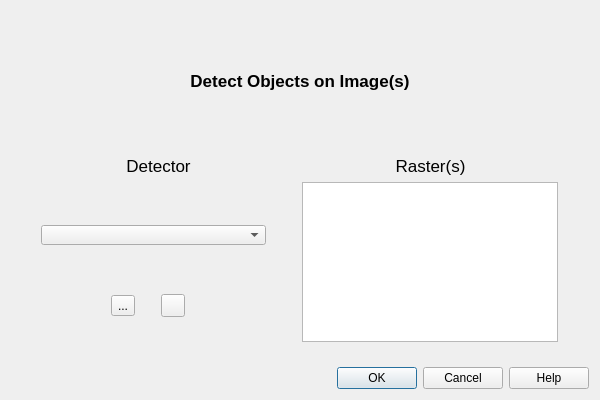
<?xml version="1.0" encoding="UTF-8"?>
<ui version="4.0">
 <class>PicterraDialogDetect</class>
 <widget class="QDialog" name="PicterraDialogDetect">
  <property name="geometry">
   <rect>
    <x>0</x>
    <y>0</y>
    <width>600</width>
    <height>400</height>
   </rect>
  </property>
  <property name="windowTitle">
   <string>Picterra - detect objects</string>
  </property>
  <property name="whatsThis">
   <string/>
  </property>
  <layout class="QVBoxLayout" name="verticalLayout_2">
   <item>
    <layout class="QVBoxLayout" name="verticalLayout">
     <property name="sizeConstraint">
      <enum>QLayout::SetDefaultConstraint</enum>
     </property>
     <item>
      <widget class="QLabel" name="title_label">
       <property name="font">
        <font>
         <pointsize>13</pointsize>
         <weight>75</weight>
         <bold>true</bold>
        </font>
       </property>
       <property name="toolTipDuration">
        <number>1</number>
       </property>
       <property name="whatsThis">
        <string>Select a detector and a raster, then you can predict objects on the latter using the first</string>
       </property>
       <property name="layoutDirection">
        <enum>Qt::RightToLeft</enum>
       </property>
       <property name="text">
        <string>Detect Objects on Image(s)</string>
       </property>
       <property name="alignment">
        <set>Qt::AlignCenter</set>
       </property>
      </widget>
     </item>
     <item>
      <layout class="QHBoxLayout" name="horizontalLayout">
       <item>
        <layout class="QGridLayout" name="gridLayout">
         <item row="0" column="0">
          <widget class="QLabel" name="detector_label">
           <property name="font">
            <font>
             <pointsize>13</pointsize>
            </font>
           </property>
           <property name="cursor">
            <cursorShape>BlankCursor</cursorShape>
           </property>
           <property name="toolTip">
            <string>Detector to use</string>
           </property>
           <property name="toolTipDuration">
            <number>1</number>
           </property>
           <property name="autoFillBackground">
            <bool>false</bool>
           </property>
           <property name="styleSheet">
            <string notr="true">margin-left:40px;</string>
           </property>
           <property name="text">
            <string>Detector</string>
           </property>
           <property name="alignment">
            <set>Qt::AlignCenter</set>
           </property>
          </widget>
         </item>
         <item row="0" column="1">
          <widget class="QLabel" name="raster_label">
           <property name="font">
            <font>
             <pointsize>13</pointsize>
            </font>
           </property>
           <property name="cursor">
            <cursorShape>BlankCursor</cursorShape>
           </property>
           <property name="toolTip">
            <string>Raster to use</string>
           </property>
           <property name="toolTipDuration">
            <number>1</number>
           </property>
           <property name="text">
            <string>Raster(s)</string>
           </property>
           <property name="alignment">
            <set>Qt::AlignCenter</set>
           </property>
          </widget>
         </item>
         <item row="1" column="1">
          <layout class="QVBoxLayout" name="raster_choice_layout">
           <item alignment="Qt::AlignHCenter">
            <widget class="QListWidget" name="rasters_menu">
             <property name="sizePolicy">
              <sizepolicy hsizetype="Fixed" vsizetype="Fixed">
               <horstretch>0</horstretch>
               <verstretch>0</verstretch>
              </sizepolicy>
             </property>
             <property name="maximumSize">
              <size>
               <width>263</width>
               <height>160</height>
              </size>
             </property>
             <property name="font">
              <font>
               <pointsize>9</pointsize>
               <italic>true</italic>
              </font>
             </property>
             <property name="selectionMode">
              <enum>QAbstractItemView::MultiSelection</enum>
             </property>
             <property name="wordWrap">
              <bool>false</bool>
             </property>
             <property name="sortingEnabled">
              <bool>true</bool>
             </property>
            </widget>
           </item>
           <item alignment="Qt::AlignHCenter">
            <widget class="QLabel" name="label_selected_rasters">
             <property name="maximumSize">
              <size>
               <width>16777215</width>
               <height>50</height>
              </size>
             </property>
             <property name="font">
              <font>
               <pointsize>8</pointsize>
               <italic>true</italic>
              </font>
             </property>
             <property name="text">
              <string/>
             </property>
            </widget>
           </item>
          </layout>
         </item>
         <item row="1" column="0">
          <layout class="QVBoxLayout" name="verticalLayout_4">
           <property name="leftMargin">
            <number>20</number>
           </property>
           <item alignment="Qt::AlignHCenter">
            <widget class="QComboBox" name="detector_menu">
             <property name="sizePolicy">
              <sizepolicy hsizetype="Expanding" vsizetype="Fixed">
               <horstretch>0</horstretch>
               <verstretch>0</verstretch>
              </sizepolicy>
             </property>
             <property name="maximumSize">
              <size>
               <width>235</width>
               <height>16777215</height>
              </size>
             </property>
             <property name="toolTip">
              <string>Select one detector</string>
             </property>
             <property name="toolTipDuration">
              <number>1</number>
             </property>
             <property name="whatsThis">
              <string>The detector you want to use</string>
             </property>
             <property name="styleSheet">
              <string notr="true">margin-left:10px; text-align: center;</string>
             </property>
             <property name="maxVisibleItems">
              <number>10</number>
             </property>
             <property name="maxCount">
              <number>500</number>
             </property>
             <property name="sizeAdjustPolicy">
              <enum>QComboBox::AdjustToMinimumContentsLengthWithIcon</enum>
             </property>
             <property name="minimumContentsLength">
              <number>180</number>
             </property>
            </widget>
           </item>
           <item>
            <layout class="QHBoxLayout" name="horizontalLayout_2">
             <property name="leftMargin">
              <number>60</number>
             </property>
             <property name="rightMargin">
              <number>60</number>
             </property>
             <item>
              <widget class="QToolButton" name="info_selected_detector">
               <property name="cursor">
                <cursorShape>WhatsThisCursor</cursorShape>
               </property>
               <property name="toolTip">
                <string>Info on selected detector</string>
               </property>
               <property name="toolTipDuration">
                <number>1</number>
               </property>
               <property name="statusTip">
                <string>What are detectors?</string>
               </property>
               <property name="whatsThis">
                <string>Opens a dialog showing detailed information on selected detector</string>
               </property>
               <property name="text">
                <string>...</string>
               </property>
               <property name="icon">
                <iconset theme="info">
                 <normaloff>.</normaloff>.</iconset>
               </property>
              </widget>
             </item>
             <item>
              <widget class="QToolButton" name="link_selected_detector">
               <property name="cursor">
                <cursorShape>PointingHandCursor</cursorShape>
               </property>
               <property name="toolTip">
                <string>Open the platform</string>
               </property>
               <property name="toolTipDuration">
                <number>1</number>
               </property>
               <property name="statusTip">
                <string>Picterra platform</string>
               </property>
               <property name="whatsThis">
                <string>Opens the web browser at the Picterra platform</string>
               </property>
               <property name="text">
                <string/>
               </property>
              </widget>
             </item>
            </layout>
           </item>
          </layout>
         </item>
        </layout>
       </item>
      </layout>
     </item>
    </layout>
   </item>
   <item>
    <widget class="QDialogButtonBox" name="button_box">
     <property name="orientation">
      <enum>Qt::Horizontal</enum>
     </property>
     <property name="standardButtons">
      <set>QDialogButtonBox::Cancel|QDialogButtonBox::Help|QDialogButtonBox::Ok</set>
     </property>
     <property name="centerButtons">
      <bool>false</bool>
     </property>
    </widget>
   </item>
  </layout>
 </widget>
 <resources/>
 <connections>
  <connection>
   <sender>button_box</sender>
   <signal>accepted()</signal>
   <receiver>PicterraDialogDetect</receiver>
   <slot>accept()</slot>
   <hints>
    <hint type="sourcelabel">
     <x>20</x>
     <y>20</y>
    </hint>
    <hint type="destinationlabel">
     <x>20</x>
     <y>20</y>
    </hint>
   </hints>
  </connection>
  <connection>
   <sender>button_box</sender>
   <signal>rejected()</signal>
   <receiver>PicterraDialogDetect</receiver>
   <slot>reject()</slot>
   <hints>
    <hint type="sourcelabel">
     <x>20</x>
     <y>20</y>
    </hint>
    <hint type="destinationlabel">
     <x>20</x>
     <y>20</y>
    </hint>
   </hints>
  </connection>
 </connections>
</ui>
